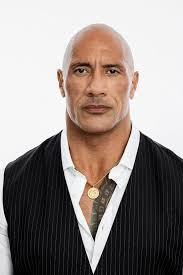
#> input picture data/Dwayne Johnson/r1.jpg, 183 x 275 px, found by its file name; its folder holds only this picture in this run
$ python face_recognition.py
#> lines starting #> are read from the running program, lines starting #| are printed output that depends on the picture
import cv2 as cv
import os
import numpy as np

people = ['Dwayne Johnson','jacqueline fernandez','Janhvi Kapoor','mitchell starc','Tom holland']

DIR = r'C:\Users\Manpreet\Desktop\Avnoor\opencv\data'

haar_cascade = cv.CascadeClassifier(r'C:\Users\Manpreet\Desktop\Avnoor\opencv\haar_face.xml')

features = []
labels = []

def create_train():
    for person in people:
        path = os.path.join(DIR, person)
        label = people.index(person)

        for img in os.listdir(path):
            img_path = os.path.join(path, img)

            img_array = cv.imread(img_path)
#> img_array is the input picture: shape (275, 183, 3); mean B, G, R 137.2, 141.5, 150.8
            gray = cv.cvtColor(img_array, cv.COLOR_BGR2GRAY)
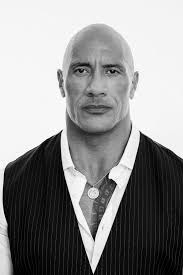
#> gray: shape (275, 183); min 0, max 255, mean 143.7

            faces_rect = haar_cascade.detectMultiScale(gray, scaleFactor=1.1, minNeighbors=4)
#> faces_rect = [[54, 37, 87, 87]]

            for (x, y, w, h) in faces_rect:
                faces_roi = gray[y:y+h, x:x+w]
                features.append(faces_roi)
                labels.append(label)
#> this loop made 1 pass
#> pass 1, in create_train, `faces_roi = gray[y:y+h, x:x+w]`:
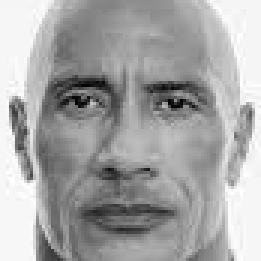
#> faces_roi: shape (87, 87) (shown 3 times larger); min 4, max 255, mean 165.6
#> after the loop, features = 1 item; labels = [0]

#> (the run stopped early here; a loop or call above may not have finished)
